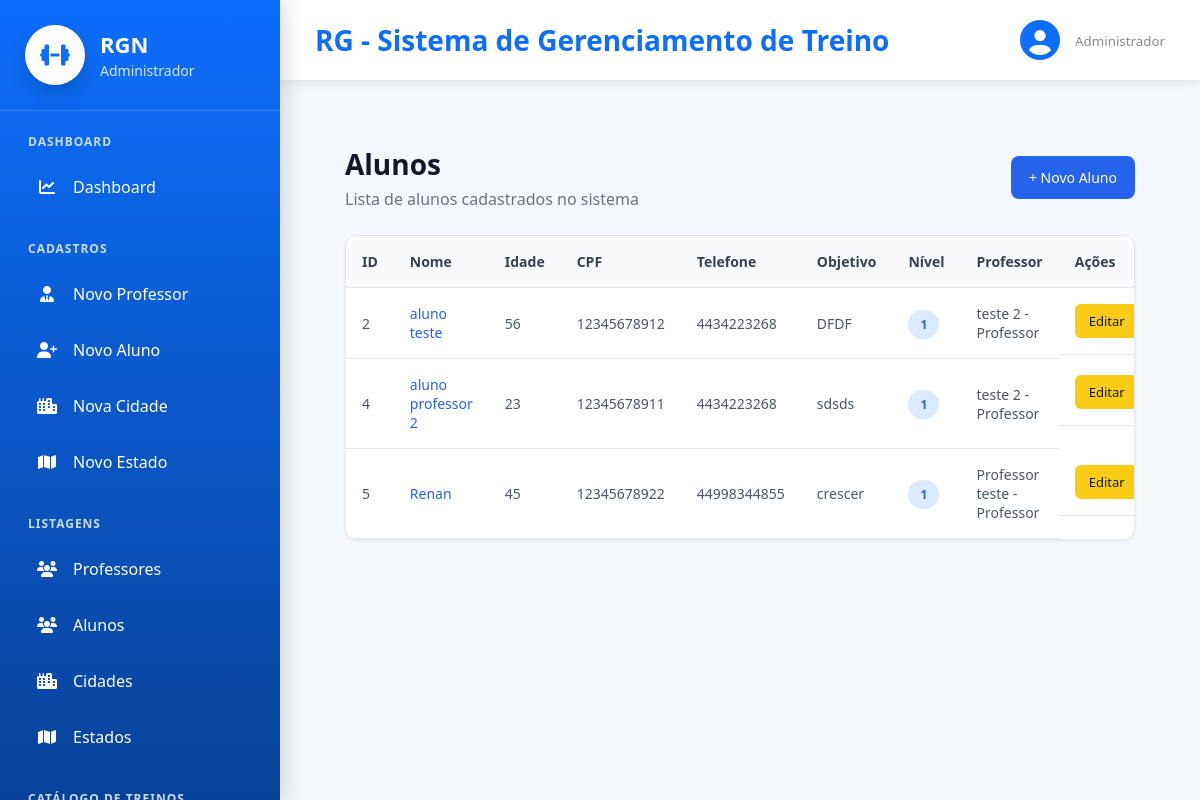
The page /cadastros/listar/aluno/ (signed in) on the database its author committed.
### cadastros/models.py (models this page shows)
class Auditoria(models.Model):
    cadastrado_em = models.DateTimeField(auto_now_add=True, verbose_name="Cadastrado em")
    atualizado_em = models.DateTimeField(auto_now=True, verbose_name="Atualizado em")
    class Meta:
        abstract = True

class Pessoa(Auditoria):
    TIPO_CHOICES = [
        ('ALUNO', 'Aluno'),
        ('PROFESSOR', 'Professor')
    ]
    SEXO_CHOICES = [
        ('M', 'Masculino'),
        ('F', 'Feminino'),
        ('O', 'Outro'),
    ]
    NIVEL_CHOICES = [
        (1, 'Iniciante'),
        (2, 'Intermediário'),
        (3, 'Avançado'),
    ]
    tipo = models.CharField(max_length=20, choices=TIPO_CHOICES, verbose_name="Tipo de Pessoa")
    nome = models.CharField(max_length=50, verbose_name="Nome")
    idade = models.IntegerField(verbose_name="Idade", null=True, blank=True)
    cpf = models.CharField(max_length=11, unique=True, verbose_name="CPF")
    telefone = models.CharField(max_length=15, verbose_name="Telefone")
    objetivo = models.TextField(verbose_name="Objetivo", null=True, blank=True)
    sexo = models.CharField(max_length=20, choices=SEXO_CHOICES, verbose_name="Sexo", null=True, blank=True)
    nivel = models.IntegerField(choices=NIVEL_CHOICES, verbose_name="Nível", null=True, blank=True)
    cidade = models.ForeignKey(Cidade, on_delete=models.PROTECT)
    professor = models.ForeignKey("self", on_delete=models.PROTECT, related_name="alunos", limit_choices_to={"tipo": "PROFESSOR"}, null=True, blank=True)
    usuario = models.OneToOneField("auth.User", on_delete=models.CASCADE, related_name="pessoa_usuario")
    def __str__(self):
        return f"{self.nome} - {self.get_tipo_display()}"

### cadastros/views.py (the view)
# urls.py: path('listar/aluno/', AlunoList.as_view(), name="listar-aluno"),
class AlunoList(LoginRequiredMixin, GroupRequiredMixin, ListView):
    login_url = reverse_lazy('login')
    model = Pessoa
    template_name = "cadastros/listar_alunos.html"
    group_required = ["Professor", "Administrador"]
    def get_queryset(self):
        queryset = Pessoa.objects.filter(tipo="ALUNO")
        if self.request.user.is_superuser:
            return queryset
        return queryset.filter(
            professor=self.request.user.pessoa_usuario
        )

### cadastros/templates/cadastros/listar_alunos.html (shortened to what this page needs)
{% extends 'modelo.html' %}
{% load static %}
{% block css %}
<link rel="stylesheet" href="{% static 'css/cadastros/listar_alunos.css' %}">
<link rel="stylesheet" href="{% static 'css/paginas/modelo.css' %}">
{% endblock %}
{% block main %}
<div class="list-container">
    <div class="list-header">
        <div>
            <h2>Alunos</h2>
            <p>Lista de alunos cadastrados no sistema</p>
        </div>
        <a href="{% url 'cadastrar-aluno' %}" class="btn-novo">
            + Novo Aluno
        </a>
    </div>
    <div class="table-container">
        <table class="table-list">
            <thead>
                <tr>
                    <th>ID</th>
                    <th>Nome</th>
                    <th>Idade</th>
                    <th>CPF</th>
                    <th>Telefone</th>
                    <th>Objetivo</th>
                    <th>Nível</th>
                    <th>Professor</th>
                    <th>Ações</th>
                </tr>
            </thead>
            <tbody>
                {% for aluno in object_list %}
                <tr>
                    <td>{{ aluno.id }}</td>
                    <td>
                        <a href="{% url 'detalhe-aluno' aluno.id %}" class="link-aluno">
                            {{ aluno.nome }}
                        </a>
                    </td>
                    <td>{{ aluno.idade }}</td>
                    <td>{{ aluno.cpf }}</td>
                    <td>{{ aluno.telefone }}</td>
                    <td>{{ aluno.objetivo }}</td>
                    <td><span class="badge">{{ aluno.nivel }}</span></td>
                    <td>{{ aluno.professor }}</td>
                    <td class="acoes">
                        <a href="{% url 'editar-aluno' aluno.id %}" class="btn-editar">Editar</a>
                    </td>
                </tr>
                {% empty %}
                <tr>
                    <td colspan="9" class="sem-registro">Nenhum aluno cadastrado.</td>
                </tr>
                {% endfor %}
            </tbody>
        </table>
    </div>
</div>
{% endblock %}

### static/css/paginas/modelo.css (style rules this page uses)
* { margin:0; padding:0; box-sizing:border-box; font-family:"Segoe UI",sans-serif; }
body { background:#f4f7fb; color:#2c3e50; }

### static/css/paginas/menu.css (style rules this page uses)
.badge { background: #dc3545; color: white; font-size: 11px; font-weight: 700; padding: 2px 7px; border-radius: 10px; margin-left: auto; }

### static/css/paginas/dashboard/dashboard_admin.css (style rules this page uses)
* { margin:0; padding:0; box-sizing:border-box; }

### static/css/cadastros/listar_alunos.css (style rules this page uses)
.list-container { padding: 30px; }
.list-header { display: flex; align-items: center; justify-content: space-between; margin-bottom: 25px; }
.list-header h2 { font-size: 28px; color: #111827; margin-bottom: 5px; }
.list-header p { color: #6b7280; }
.btn-novo { background: #2563eb; color: #fff; padding: 12px 18px; border-radius: 8px; text-decoration: none; font-size: 14px; font-weight: 500; }
.table-container { background: #fff; border-radius: 12px; overflow-x: auto; border: 1px solid #e5e7eb; box-shadow: 0 1px 3px rgba(0,0,0,0.08); }
.table-list { width: 100%; border-collapse: collapse; min-width: 850px; }
.link-aluno { text-decoration: none; color: #2563eb; font-weight: 500; }
.table-list thead { background: #f9fafb; }
.table-list th, .table-list td { padding: 16px; text-align: left; font-size: 14px; border-bottom: 1px solid #e5e7eb; }
.table-list th { color: #374151; }
.table-list td { color: #4b5563; }
.badge { background: #dbeafe; color: #2563eb; padding: 6px 12px; border-radius: 20px; font-size: 12px; font-weight: 600; }
.acoes { display: flex; gap: 10px; }
.btn-editar, .btn-deletar { padding: 8px 14px; border-radius: 6px; text-decoration: none; font-size: 13px; }
.btn-editar { background: #facc15; color: #111827; }

### rows shown on the page
Pessoa: id "2", nome "aluno teste", idade "56", cpf "12345678912", telefone "4434223268", objetivo "DFDF", nivel "1", professor "teste 2 - Professor"
Pessoa: id "4", nome "aluno professor 2", idade "23", cpf "12345678911", telefone "4434223268", objetivo "sdsds", nivel "1", professor "teste 2 - Professor"
Pessoa: id "5", nome "Renan", idade "45", cpf "12345678922", telefone "44998344855", objetivo "crescer", nivel "1", professor "Professor teste - Professor"
